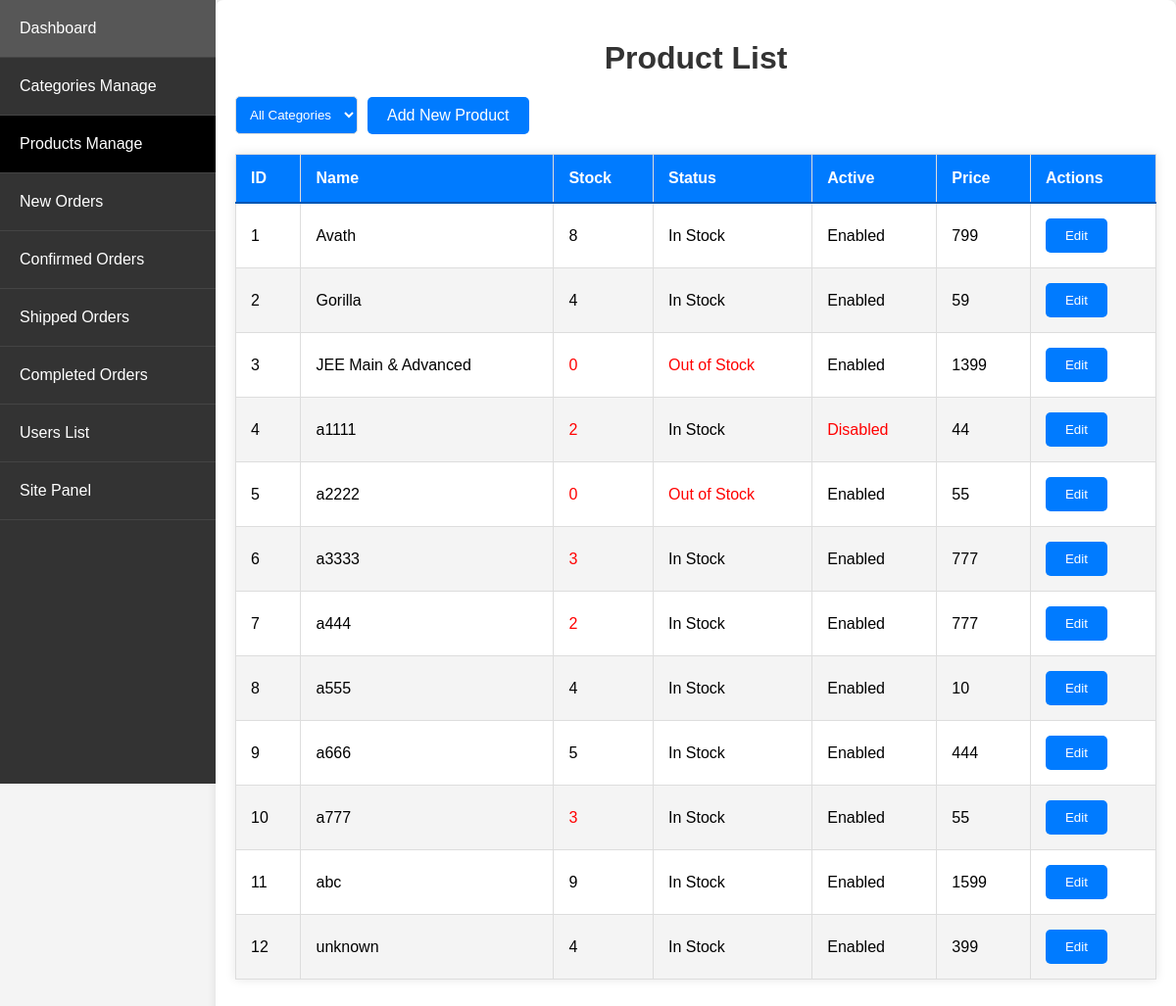
/admin_app/admin_app/products/ (signed in), run on an earlier commit of the app's database.
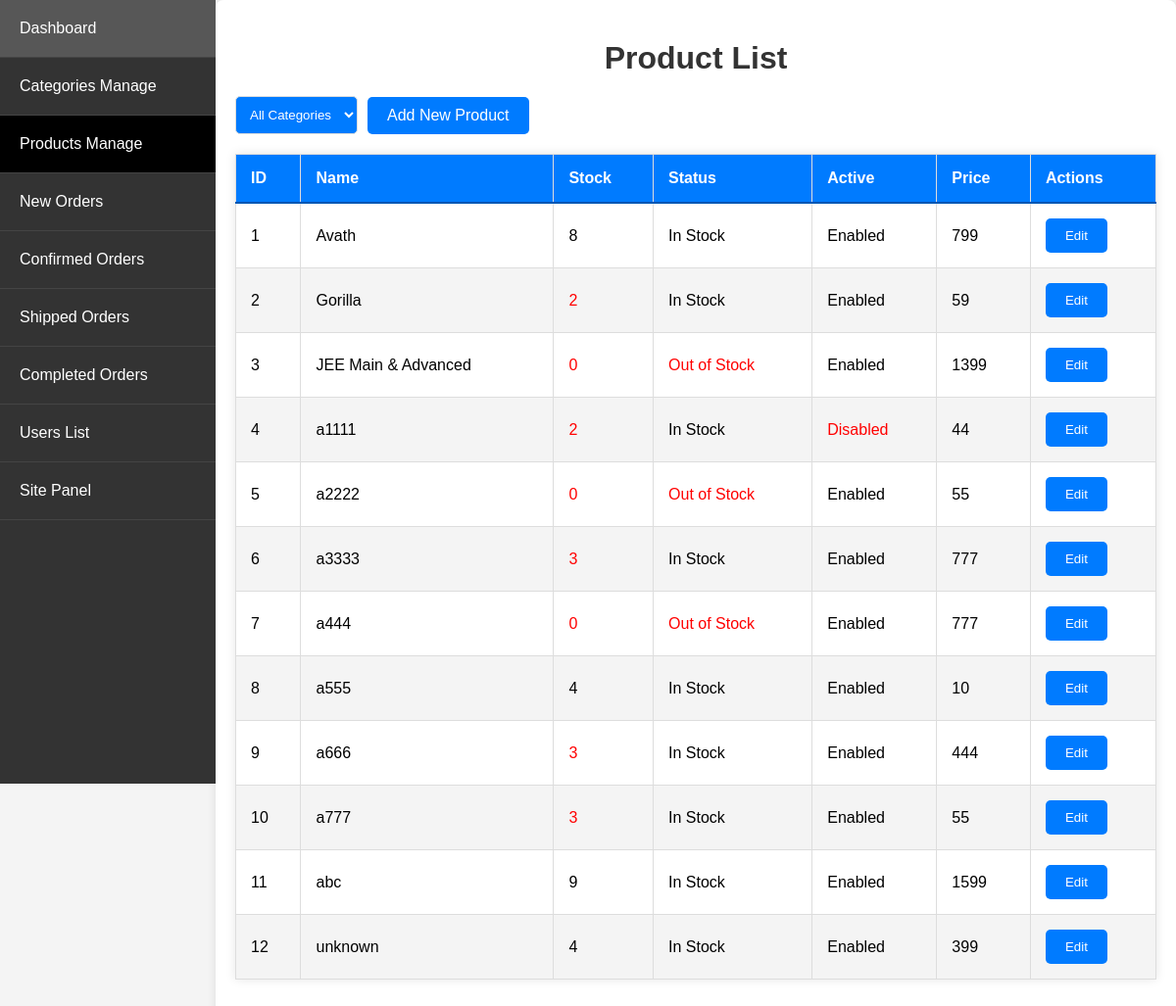
And on a later commit of the database.
### store/models.py (models this page shows, shortened)
class Product(models.Model):
    PRODUCT_STATUS_CHOICES = [
        ('in_stock', 'In Stock'),
        ('out_of_stock', 'Out of Stock'),
    ]
    name = models.CharField(max_length=250, unique=True)
    slug = models.SlugField(max_length=250, unique=True)
    description = models.TextField(blank=True)
    old_price = models.DecimalField(max_digits=7, blank=True, null=True, decimal_places=0)
    new_price = models.DecimalField(max_digits=7, blank=False, decimal_places=0)
    category = models.ForeignKey(Category, on_delete=models.SET_NULL, null=True)
    image_1 = models.ImageField(upload_to='product')
    image_2 = models.ImageField(upload_to='product', blank=True)
    image_3 = models.ImageField(upload_to='product', blank=True)
    video_url = models.URLField(max_length=200, blank=True)
    stock = models.IntegerField()
    status = models.CharField(max_length=20, choices=PRODUCT_STATUS_CHOICES, default='in_stock')
    active = models.BooleanField(default=True)
    new = models.BooleanField(default=True)
    created = models.DateTimeField(auto_now_add=True)
    update = models.DateField(auto_now=True)
    class Meta:
        ordering = ('name',)
        verbose_name = 'product'
        verbose_name_plural = 'products'

### admin_app/views.py (the view)
# urls.py: path('admin_app/products/', views.product_list, name='product_list'),
@login_required
@user_passes_test(is_admin)
def product_list(request):
    categories = Category.objects.all()
    selected_category = request.GET.get('category')
    if selected_category:
        products = Product.objects.filter(category_id=selected_category)
    else:
        products = Product.objects.all()
    context = {
        'products': products,
        'categories': categories,
        'selected_category': selected_category,
    }
    return render(request, 'admin_app/product_list.html', context)

### admin_app/views.py (called while the page is built)
def is_admin(user):
    return user.is_superuser

### store/context_processors.py (called while the page is built)
def menu_link(request): # this function don't wanna call to work, it's defined in setting to work
    links_list = Category.objects.annotate(
        num_products=Count('product', filter=Q(product__active=True, product__stock__gt=0))
    ).filter(num_products__gt=0).order_by('name')  # Add an order_by clause here
    paginator3 = Paginator(links_list, 8)
    try:
        page = int(request.GET.get('page', '1'))
    except:
        page = 1
    try:
        links = paginator3.page(page)
    except (InvalidPage, EmptyPage):
        links = paginator3.page(paginator3.num_pages)
    return dict(links=links)

def cart_data(request):
    data = cartData(request)
    cartItems = data['cartItems']
    return {'cartItems': cartItems}

def wishlist_count(request):
    if request.user.is_authenticated:
        wishlist_count = Wishlist.objects.filter(user=request.user).count()
    else:
        cookie_data = cookieWishlist(request)
        wishlist_count = cookie_data['wishlist_count']
    return {'wishlist_count': wishlist_count}

### admin_app/templates/admin_app/product_list.html (shortened to what this page needs)
{% extends 'admin_app/base_admin.html' %}
{% block content %}
<h1>Product List</h1>
<div class="filter-container">
    <form method="get" action="{% url 'admin_app:product_list' %}">
        <select name="category" onchange="this.form.submit()">
            <option value="">All Categories</option>
        </select>
    </form>
    <a href="{% url 'admin_app:product_create' %}" class="button_proudct_list">Add New Product</a>
</div>
<table>
    <thead>
        <tr>
            <th>ID</th>
            <th>Name</th>
            <th>Stock</th>
            <th>Status</th>
            <th>Active</th>
            <th>Price</th>
            <th>Actions</th>
        </tr>
    </thead>
    <tbody>
        {% for product in products %}
        <tr>
            <td>{{ forloop.counter }}</td>
            <td>{{ product.name }}</td>
            <td class="{% if product.stock < 4 %}low-stock{% endif %}">{{ product.stock }}</td>
            <td class="{% if product.status == 'out_of_stock' %}low-stock{% endif %}">
                {% if product.status == 'in_stock' %}
                    In Stock
                {% else %}
                    Out of Stock
                {% endif %}
            </td>
            <td class="{% if not product.active %}inactive{% endif %}">
                {% if product.active %}
                    Enabled
                {% else %}
                    Disabled
                {% endif %}
            </td>
            <td>{{ product.new_price }}</td>
            <td>
                <a href="{% url 'admin_app:product_update' product.pk %}">
                    <button type="button" class="btn btn-primary">Edit</button>
                </a>
            </td>
        </tr>
        {% endfor %}
    </tbody>
</table>
{% endblock %}

What changed in the data, as far as the page shows it:
changed Product "Gorilla": stock "4" → "2"
changed Product (number 7 of 12 on the later page): stock "2" → "0"; status "In Stock" → "Out of Stock"
changed Product (number 9 of 12 on the later page): stock "5" → "3"
